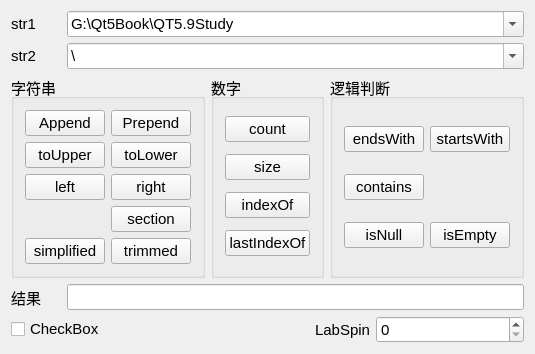
<?xml version="1.0" encoding="UTF-8"?>
<ui version="4.0">
 <class>Widget</class>
 <widget class="QWidget" name="Widget">
  <property name="geometry">
   <rect>
    <x>0</x>
    <y>0</y>
    <width>526</width>
    <height>339</height>
   </rect>
  </property>
  <property name="font">
   <font>
    <pointsize>11</pointsize>
   </font>
  </property>
  <property name="windowTitle">
   <string>QString常用功能</string>
  </property>
  <layout class="QVBoxLayout" name="verticalLayout">
   <item>
    <layout class="QGridLayout" name="gridLayout_2">
     <item row="0" column="0">
      <widget class="QLabel" name="label">
       <property name="maximumSize">
        <size>
         <width>50</width>
         <height>16777215</height>
        </size>
       </property>
       <property name="text">
        <string>str1</string>
       </property>
      </widget>
     </item>
     <item row="0" column="2">
      <widget class="QComboBox" name="comboBox1">
       <property name="editable">
        <bool>true</bool>
       </property>
       <item>
        <property name="text">
         <string>G:\Qt5Book\QT5.9Study</string>
        </property>
       </item>
       <item>
        <property name="text">
         <string>G:\Qt5Book\QT5.9Study\qw.cpp</string>
        </property>
       </item>
       <item>
        <property name="text">
         <string>学生姓名，男，1984-3-4，汉族，山东</string>
        </property>
       </item>
      </widget>
     </item>
     <item row="1" column="0">
      <widget class="QLabel" name="label_2">
       <property name="maximumSize">
        <size>
         <width>50</width>
         <height>16777215</height>
        </size>
       </property>
       <property name="text">
        <string>str2</string>
       </property>
      </widget>
     </item>
     <item row="1" column="2">
      <widget class="QComboBox" name="comboBox2">
       <property name="editable">
        <bool>true</bool>
       </property>
       <item>
        <property name="text">
         <string>\</string>
        </property>
       </item>
       <item>
        <property name="text">
         <string>.cpp</string>
        </property>
       </item>
       <item>
        <property name="text">
         <string>:</string>
        </property>
       </item>
       <item>
        <property name="text">
         <string>，</string>
        </property>
       </item>
      </widget>
     </item>
    </layout>
   </item>
   <item>
    <layout class="QHBoxLayout" name="horizontalLayout">
     <item>
      <widget class="QGroupBox" name="groupBox">
       <property name="title">
        <string>字符串</string>
       </property>
       <layout class="QGridLayout" name="gridLayout_3">
        <item row="3" column="1">
         <widget class="QPushButton" name="pushButton_14">
          <property name="text">
           <string>section</string>
          </property>
         </widget>
        </item>
        <item row="0" column="0">
         <widget class="QPushButton" name="pushButton">
          <property name="text">
           <string>Append</string>
          </property>
         </widget>
        </item>
        <item row="0" column="1">
         <widget class="QPushButton" name="pushButton_2">
          <property name="text">
           <string>Prepend</string>
          </property>
         </widget>
        </item>
        <item row="1" column="0">
         <widget class="QPushButton" name="pushButton_11">
          <property name="text">
           <string>toUpper</string>
          </property>
         </widget>
        </item>
        <item row="1" column="1">
         <widget class="QPushButton" name="pushButton_12">
          <property name="text">
           <string>toLower</string>
          </property>
         </widget>
        </item>
        <item row="2" column="0">
         <widget class="QPushButton" name="pushButton_15">
          <property name="text">
           <string>left</string>
          </property>
         </widget>
        </item>
        <item row="2" column="1">
         <widget class="QPushButton" name="pushButton_16">
          <property name="text">
           <string>right</string>
          </property>
         </widget>
        </item>
        <item row="4" column="0">
         <widget class="QPushButton" name="pushButton_17">
          <property name="text">
           <string>simplified</string>
          </property>
         </widget>
        </item>
        <item row="4" column="1">
         <widget class="QPushButton" name="pushButton_13">
          <property name="text">
           <string>trimmed</string>
          </property>
         </widget>
        </item>
       </layout>
      </widget>
     </item>
     <item>
      <widget class="QGroupBox" name="groupBox_3">
       <property name="title">
        <string>数字</string>
       </property>
       <layout class="QVBoxLayout" name="verticalLayout_2">
        <item>
         <widget class="QPushButton" name="pushButton_4">
          <property name="text">
           <string>count</string>
          </property>
         </widget>
        </item>
        <item>
         <widget class="QPushButton" name="pushButton_5">
          <property name="text">
           <string>size</string>
          </property>
         </widget>
        </item>
        <item>
         <widget class="QPushButton" name="pushButton_7">
          <property name="text">
           <string>indexOf</string>
          </property>
         </widget>
        </item>
        <item>
         <widget class="QPushButton" name="pushButton_9">
          <property name="text">
           <string>lastIndexOf</string>
          </property>
         </widget>
        </item>
       </layout>
      </widget>
     </item>
     <item>
      <widget class="QGroupBox" name="groupBox_2">
       <property name="title">
        <string>逻辑判断</string>
       </property>
       <layout class="QGridLayout" name="gridLayout_5">
        <item row="0" column="0">
         <widget class="QPushButton" name="pushButton_6">
          <property name="text">
           <string>endsWith</string>
          </property>
         </widget>
        </item>
        <item row="0" column="1">
         <widget class="QPushButton" name="pushButton_10">
          <property name="text">
           <string>startsWith</string>
          </property>
         </widget>
        </item>
        <item row="1" column="0">
         <widget class="QPushButton" name="pushButton_3">
          <property name="text">
           <string>contains</string>
          </property>
         </widget>
        </item>
        <item row="2" column="0">
         <widget class="QPushButton" name="pushButton_18">
          <property name="text">
           <string>isNull</string>
          </property>
         </widget>
        </item>
        <item row="2" column="1">
         <widget class="QPushButton" name="pushButton_8">
          <property name="text">
           <string>isEmpty</string>
          </property>
         </widget>
        </item>
       </layout>
      </widget>
     </item>
    </layout>
   </item>
   <item>
    <layout class="QGridLayout" name="gridLayout">
     <item row="0" column="0">
      <widget class="QLabel" name="label_3">
       <property name="maximumSize">
        <size>
         <width>50</width>
         <height>16777215</height>
        </size>
       </property>
       <property name="text">
        <string>结果</string>
       </property>
      </widget>
     </item>
     <item row="0" column="1" colspan="3">
      <widget class="QLineEdit" name="edtResult"/>
     </item>
     <item row="1" column="0" colspan="2">
      <widget class="QCheckBox" name="checkBox">
       <property name="text">
        <string>CheckBox</string>
       </property>
      </widget>
     </item>
     <item row="1" column="2">
      <widget class="QLabel" name="LabSpin">
       <property name="text">
        <string>LabSpin</string>
       </property>
       <property name="alignment">
        <set>Qt::AlignRight|Qt::AlignTrailing|Qt::AlignVCenter</set>
       </property>
      </widget>
     </item>
     <item row="1" column="3">
      <widget class="QSpinBox" name="spinBox">
       <property name="maximum">
        <number>1000</number>
       </property>
      </widget>
     </item>
    </layout>
   </item>
  </layout>
 </widget>
 <layoutdefault spacing="6" margin="11"/>
 <resources/>
 <connections/>
</ui>
